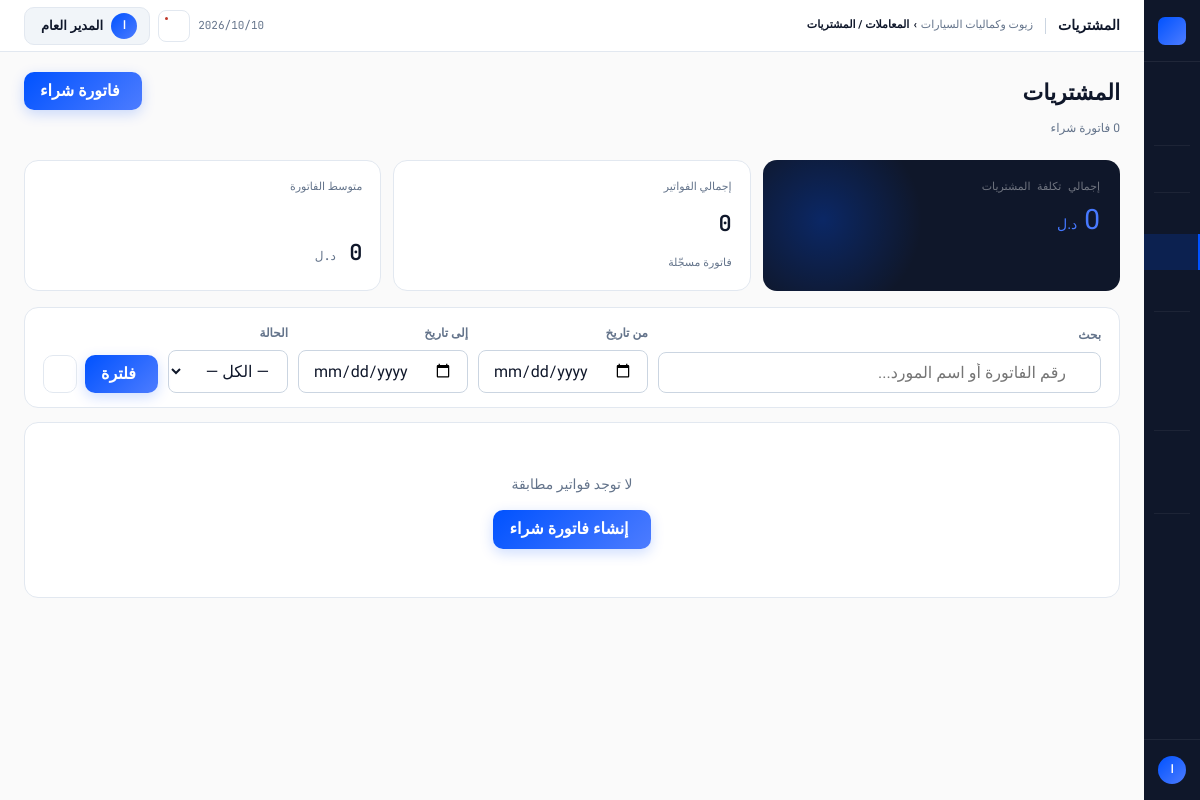
/purchases/ (signed in), run on the app's committed database.
### app/models/user.py (models this page shows, shortened)
class User(UserMixin, db.Model):
    __tablename__ = "users"
    id = db.Column(db.Integer, primary_key=True)
    username = db.Column(db.String(64), unique=True, nullable=False, index=True)
    password_hash = db.Column(db.String(256), nullable=False)
    full_name = db.Column(db.String(128), nullable=False)
    role = db.Column(db.String(20), nullable=False, default="cashier")
    is_active = db.Column(db.Boolean, default=True, nullable=False)
    force_password_change = db.Column(db.Boolean, default=False, nullable=False)
    failed_attempts = db.Column(db.Integer, default=0, nullable=False)
    locked_until = db.Column(db.DateTime, nullable=True)
    created_at = db.Column(db.DateTime, default=datetime.utcnow)
    last_login = db.Column(db.DateTime, nullable=True)
    sales = db.relationship("Sale", backref="cashier", lazy="dynamic")
    @property
    def is_admin(self):
        return self.role == "admin"
    @property
    def role_label(self):
        labels = {"admin": "مدير", "cashier": "كاشير"}
        return labels.get(self.role, self.role)

### app/models/setting.py (models this page shows, shortened)
class Setting(db.Model):
    __tablename__ = "settings"
    id = db.Column(db.Integer, primary_key=True)
    key = db.Column(db.String(100), unique=True, nullable=False, index=True)
    value = db.Column(db.Text, nullable=True)
    description = db.Column(db.String(255), nullable=True)
    DEFAULTS = {
        "shop_name": "زيوت وكماليات السيارات",
        "shop_name_en": "AutoParts Store",
        "shop_address": "",
        "shop_phone": "",
        "shop_email": "",
        "currency": "د.ل",
        "invoice_footer": "شكراً لتعاملكم معنا",
        "shop_logo": "",
        "vat_number": "",
        "vat_rate": "0",
        "low_stock_default": "5",
        "backup_keep_days": "30",
        "force_password_change": "1",
        "login_max_attempts": "5",
        "login_lockout_minutes": "15",
    }
    @classmethod
    def get(cls, key, default=None):
        setting = cls.query.filter_by(key=key).first()
        if setting:
            return setting.value
        return cls.DEFAULTS.get(key, default)

### app/modules/purchases/routes.py (the view, shortened to what this page needs)
@purchases_bp.route("/")
@login_required
def index():
    search = request.args.get("search", "").strip()
    date_from = request.args.get("date_from", "")
    date_to = request.args.get("date_to", "")
    status_filter = request.args.get("status", "")
    page = request.args.get("page", 1, type=int)
    query = Purchase.query
    if date_from:
        try:
            query = query.filter(Purchase.purchase_date >= datetime.strptime(date_from, "%Y-%m-%d"))
        except ValueError:
            pass
    if date_to:
        try:
            dt = datetime.strptime(date_to, "%Y-%m-%d").replace(hour=23, minute=59, second=59)
            query = query.filter(Purchase.purchase_date <= dt)
        except ValueError:
            pass
    if status_filter:
        query = query.filter(Purchase.status == status_filter)
    purchases = query.order_by(Purchase.purchase_date.desc()).paginate(page=page, per_page=20)
    all_q = query.all()
    total_cost = sum(p.total for p in all_q if p.status == "received")
    return render_template(
        "purchases/list.html",
        purchases=purchases,
        search=search,
        date_from=date_from,
        date_to=date_to,
        status_filter=status_filter,
        total_cost=total_cost,
    )

### app/templates/purchases/list.html (shortened to what this page needs)
{% extends "base.html" %}
{% block topbar_title %}المشتريات{% endblock %}
{% block topbar_crumb %}المعاملات / المشتريات{% endblock %}
{% block page_header %}
<div style="padding:20px 24px 0;display:flex;align-items:flex-start;justify-content:space-between;">
  <div>
    <h1 style="font-family:'Calistoga',serif;font-size:22px;">المشتريات</h1>
    <p style="font-size:12px;color:var(--muted-fg);margin-top:3px;">{{ purchases.total }} فاتورة شراء</p>
  </div>
  {% if current_user.is_admin %}
  <a href="{{ url_for('purchases.create') }}" class="btn btn-primary">
     فاتورة شراء
  </a>
  {% endif %}
</div>
{% endblock %}
{% block content %}
<div style="display:grid;grid-template-columns:1fr 1fr 1fr;gap:12px;margin-bottom:16px;">
  <div class="stat-hero" style="min-height:auto;padding:16px 20px;">
    <div class="stat-hero-label">إجمالي تكلفة المشتريات</div>
    <div class="stat-hero-value" style="font-size:28px;">{{ "%.0f"|format(total_cost) }} <span class="stat-hero-unit">{{ CURRENCY }}</span></div>
  </div>
  <div class="stat-side">
    <div class="stat-side-label">إجمالي الفواتير</div>
    <div class="stat-side-value">{{ purchases.total }}</div>
    <div class="stat-side-footer">فاتورة مسجّلة</div>
  </div>
  <div class="stat-side">
    <div class="stat-side-label">متوسط الفاتورة</div>
    <div class="stat-side-value">
      <span style="font-size:12px;font-weight:400;color:var(--muted-fg)">{{ CURRENCY }}</span>
    </div>
  </div>
</div>
<div class="card" style="margin-bottom:14px;">
  <div style="padding:14px 18px;">
    <form method="GET">
      <div style="display:flex;gap:10px;align-items:flex-end;flex-wrap:wrap;">
        <div style="flex:1;min-width:180px;">
          <div class="fg-label">بحث</div>
          <div style="position:relative;">
            <input name="search" class="fg-input" style="padding-right:34px;" placeholder="رقم الفاتورة أو اسم المورد..." value="{{ search }}"/>
          </div>
        </div>
        <div style="min-width:130px;">
          <div class="fg-label">من تاريخ</div>
          <input type="date" name="date_from" class="fg-input" value="{{ date_from }}"/>
        </div>
        <div style="min-width:130px;">
          <div class="fg-label">إلى تاريخ</div>
          <input type="date" name="date_to" class="fg-input" value="{{ date_to }}"/>
        </div>
        <div style="min-width:120px;">
          <div class="fg-label">الحالة</div>
          <select name="status" class="fg-input">
            <option value="">— الكل —</option>
          </select>
        </div>
        <div style="display:flex;gap:8px;">
          <button type="submit" class="btn btn-primary"> فلترة</button>
          <a href="{{ url_for('purchases.index') }}" class="btn btn-ghost"></a>
        </div>
      </div>
    </form>
  </div>
</div>
<div class="card">
  <div class="tw">
    {% if purchases.items %}
    <table>
      <thead>
        <tr>
          <th>رقم الفاتورة</th>
          <th>المورد</th>
          <th>الإجمالي</th>
          <th>المدفوع</th>
          <th>طريقة الدفع</th>
          <th>الحالة</th>
          <th>التاريخ</th>
          <th></th>
        </tr>
      </thead>
      <tbody>
        {% for p in purchases.items %}
        <tr style="{% if p.status=='cancelled' %}opacity:.5;{% endif %}">
          <td>
            <a href="{{ url_for('purchases.detail', purchase_id=p.id) }}"
               class="b b-orange" style="text-decoration:none;">{{ p.invoice_number }}</a>
          </td>
          <td>
            {% if p.supplier %}
            <a href="{{ url_for('suppliers.detail', supplier_id=p.supplier.id) }}"
               style="font-weight:700;color:var(--fg);text-decoration:none;">{{ p.supplier.name }}</a>
            {% else %}
            <span class="td-m">— بدون مورد —</span>
            {% endif %}
          </td>
          <td class="td-n">{{ "%.2f"|format(p.total) }} {{ CURRENCY }}</td>
          <td class="td-n td-m">
            {% if p.payment_method != 'credit' %}{{ "%.2f"|format(p.paid) }} {{ CURRENCY }}{% else %}<span>—</span>{% endif %}
          </td>
          <td>
            {% if p.payment_method=='cash' %}<span class="b b-green">نقدي</span>
            {% elif p.payment_method=='credit' %}<span class="b b-orange">آجل</span>
            {% else %}<span class="b b-blue">تحويل</span>{% endif %}
          </td>
          <td>
            {% if p.status=='received' %}<span class="b b-green">مستلمة</span>
            {% elif p.status=='cancelled' %}<span class="b b-muted">ملغاة</span>
            {% else %}<span class="b b-blue">معلقة</span>{% endif %}
          </td>
          <td style="font-family:'JetBrains Mono',monospace;font-size:11px;color:var(--muted-fg);">
            {{ p.purchase_date.strftime('%Y-%m-%d') }}
          </td>
          <td>
            <a href="{{ url_for('purchases.detail', purchase_id=p.id) }}" class="btn btn-ghost btn-sm">
              <i class="ti ti-eye"></i>
            </a>
          </td>
        </tr>
        {% endfor %}
      </tbody>
    </table>
    {% if purchases.pages > 1 %}
    <div style="padding:12px 16px;border-top:1px solid var(--border);display:flex;align-items:center;justify-content:space-between;">
      <span style="font-size:12px;color:var(--muted-fg);">{{ purchases.total }} فاتورة</span>
      <div class="pagination">
        {% if purchases.has_prev %}
        <a class="page-btn" href="?page={{ purchases.prev_num }}&search={{ search }}&date_from={{ date_from }}&date_to={{ date_to }}&status={{ status_filter }}">
          <i class="ti ti-chevron-right"></i>
        </a>
        {% endif %}
        {% for p in purchases.iter_pages(left_edge=1,right_edge=1,left_current=2,right_current=2) %}
          {% if p %}
          <a class="page-btn {% if p==purchases.page %}active{% endif %}"
             href="?page={{ p }}&search={{ search }}&date_from={{ date_from }}&date_to={{ date_to }}&status={{ status_filter }}">{{ p }}</a>
          {% else %}
          <span class="page-btn disabled">…</span>
          {% endif %}
        {% endfor %}
        {% if purchases.has_next %}
        <a class="page-btn" href="?page={{ purchases.next_num }}&search={{ search }}&date_from={{ date_from }}&date_to={{ date_to }}&status={{ status_filter }}">
          <i class="ti ti-chevron-left"></i>
        </a>
        {% endif %}
      </div>
    </div>
    {% endif %}
    {% else %}
    <div class="empty">
      <p>لا توجد فواتير مطابقة</p>
      {% if current_user.is_admin %}
      <a href="{{ url_for('purchases.create') }}" class="btn btn-primary" style="margin-top:12px;">
         إنشاء فاتورة شراء
      </a>
      {% endif %}
    </div>
    {% endif %}
  </div>
</div>
{% endblock %}

### app/templates/base.html (shortened to what this page needs)
<!doctype html>
<html lang="ar" dir="rtl">
<head>
  <link rel="stylesheet" href="https://cdn.jsdelivr.net/npm/@tabler/icons-webfont@latest/tabler-icons.min.css"/>
</head>
<body>
<nav class="rail">
  <div class="rail-top">
    <div class="rail-mark"></div>
  </div>
  {% if current_user.is_authenticated %}
  <div class="rail-nav">
    <a class="ri {% if request.endpoint == 'dashboard.index' %}active{% endif %}"
       href="{{ url_for('dashboard.index') }}">
    </a>
    <a class="ri {% if request.endpoint == 'sales.pos' %}active{% endif %}"
       href="{{ url_for('sales.pos') }}">
    </a>
    <div class="rsep"></div>
    <a class="ri {% if request.endpoint and request.endpoint.startswith('oil_service.') %}active{% endif %}"
       href="{{ url_for('oil_service.index') }}">
    </a>
    <div class="rsep"></div>
    <a class="ri {% if request.endpoint and request.endpoint.startswith('sales.') and request.endpoint != 'sales.pos' %}active{% endif %}"
       href="{{ url_for('sales.index') }}">
    </a>
    {% if current_user.is_admin %}
    <a class="ri {% if request.endpoint and request.endpoint.startswith('purchases.') %}active{% endif %}"
       href="{{ url_for('purchases.index') }}">
    </a>
    <a class="ri {% if request.endpoint and request.endpoint.startswith('expenses.') %}active{% endif %}"
       href="{{ url_for('expenses.index') }}">
    </a>
    {% endif %}
    <div class="rsep"></div>
    <a class="ri {% if request.endpoint and request.endpoint.startswith('products.') %}active{% endif %}"
       href="{{ url_for('products.index') }}">
    </a>
    {% if current_user.is_admin %}
    <a class="ri {% if request.endpoint and request.endpoint.startswith('categories.') %}active{% endif %}"
       href="{{ url_for('categories.index') }}">
    </a>
    <a class="ri {% if request.endpoint and request.endpoint.startswith('inventory.') %}active{% endif %}"
       href="{{ url_for('inventory.index') }}">
    </a>
    <div class="rsep"></div>
    <a class="ri {% if request.endpoint and request.endpoint.startswith('customers.') %}active{% endif %}"
       href="{{ url_for('customers.index') }}">
    </a>
    <a class="ri {% if request.endpoint and request.endpoint.startswith('suppliers.') %}active{% endif %}"
       href="{{ url_for('suppliers.index') }}">
    </a>
    <div class="rsep"></div>
    <a class="ri {% if request.endpoint and request.endpoint.startswith('reports.') %}active{% endif %}"
       href="{{ url_for('reports.index') }}">
    </a>
    {% endif %}
  </div>
  <div class="rail-foot">
    <div class="rail-av">{{ current_user.full_name[0] }}</div>
  </div>
  {% endif %}
</nav>
<div class="shell">
  <div class="topbar no-print">
    <span class="tb-title">{% block topbar_title %}{{ APP_NAME }}{% endblock %}</span>
    <div class="tb-path">
      {{ APP_NAME }} <b>›</b>
      <b>{% block topbar_crumb %}الرئيسية{% endblock %}</b>
    </div>
    <div class="tb-right">
      <span class="tb-date" id="tb-date"></span>
      <button class="tb-icon-btn" title="الإشعارات">
        <span class="tb-pip"></span>
      </button>
      {% if current_user.is_authenticated %}
      <div class="user-menu-wrap" id="userMenuWrap">
        <button class="user-menu-btn" id="userMenuBtn"
                onclick="toggleUserMenu()" aria-haspopup="true" aria-expanded="false">
          <div class="user-av-sm">{{ current_user.full_name[0] }}</div>
          <span class="user-menu-name">{{ current_user.full_name }}</span>
        </button>
      </div>
      {% endif %}
    </div>
  </div>
  {% block page_header %}{% endblock %}
  <div class="page-wrap">
    {% block content %}{% endblock %}
  </div>
</div>
</body>
</html>

### data on the page
User: full_name "ا", full_name "المدير العام"
Setting: value "د.ل"

### other printed values
{{ APP_NAME }} "زيوت وكماليات السيارات"
{{ purchases.total }} "0"
